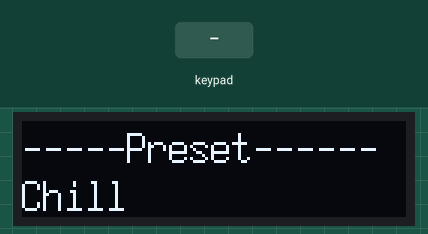
The sketch below on a simulated Arduino Leonardo, built with avr-gcc and run on an emulated ATmega32U4. Shown: 128×32 one-colour display. Inputs (shaded band) come from the test bench. What the sketch prints to the serial monitor is not drawn.

Above: at 1.2 s.
1.3 s: keypad keys 8 9 1 0 1 1 * pressed 0.4 s apart
At 5.2 s:
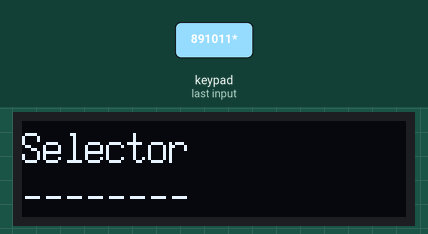
5.6 s: key '2' pressed
At 6.3 s:
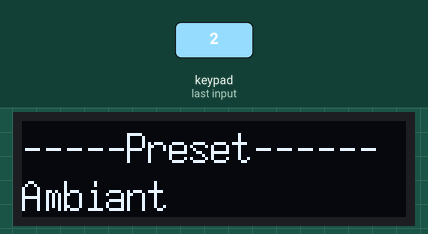
7.1 s: keypad keys 4 5 6 7 * pressed 0.4 s apart
At 9.3 s:
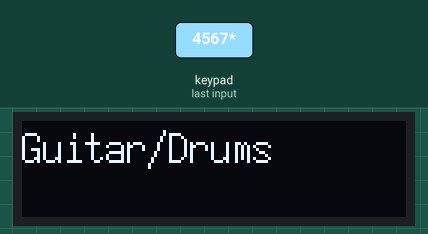
10.6 s: key '3' pressed
At 11.7 s:
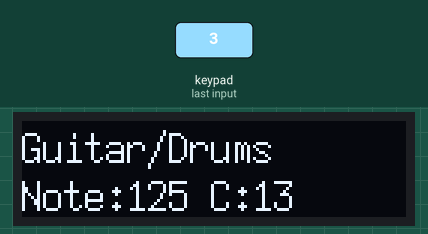
12.1 s: key '*' pressed
At 13.0 s:
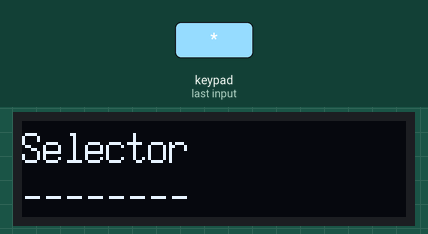
13.6 s: keypad keys 1 3 9 7 2 2 * pressed 0.4 s apart
At 16.5 s:
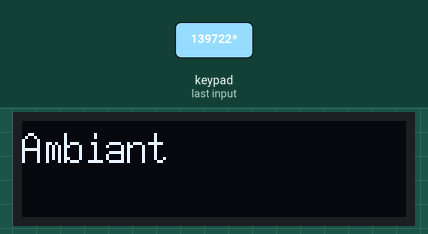
Timing chart, 0 to 18.0 s (numbered marks = the images above; inputs shaded):
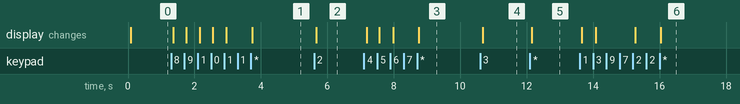

The sketch:

keypad_midi.ino
```cpp
#include "MIDIUSB.h"

/* Settings for MIDI preset */
const byte ROWS = 4; //four rows
const byte COLS = 4; //four columns
const int NB_BUTTONS = ROWS * COLS;

const int PRESET = 8;
String preset_name[PRESET] = {"Chill", "Ambiant", "Arpeggiator", "Sustain Piano", "Bells/Percs", "3xOSC", "Guitar/Drums", "MegaDelay"};
int notes[PRESET][NB_BUTTONS] = {
  {49, 45, 50, 52, 50, 55, 58, 60, 62, 63, 65, 67, 0, 62, 67, 65}, //Preset 1
  {74, 69, 67, 70, 69, 62, 71, 66, 39, 61, 59, 58, 0, 66, 60, 63}, // Preset 2
  {35, 39, 42, 45, 48, 51, 54, 57, 62, 64, 65, 67, 0, 70, 72, 77}, // Preset 3
  {50, 57, 58, 60, 62, 65, 69, 72, 74, 77, 81, 86, 0, 89, 91, 93},  //Preset A
  {60, 67, 63, 70, 62, 75, 57, 72, 63, 67, 60, 65, 0, 67, 62, 72},  //Preset 4
  {58, 60, 65, 67, 63, 72, 58, 70, 84, 86, 87, 91, 0, 96, 99, 103},  //Preset 5
  {127, 126, 125, 124, 123, 122, 121, 120, 119, 118, 117, 116, 0, 114, 113, 112},  //Preset 6
  {60, 63, 68, 65, 60, 67, 72, 70, 68, 74, 75, 77, 0, 63, 74, 7}  //Preset B
};

int channel[PRESET][NB_BUTTONS] = {
  {0, 0, 0, 0, 1, 1, 1, 1, 1, 1, 1, 1, 0, 2, 2, 2}, //Preset 1
  {3, 3, 3, 3, 4, 4, 4, 4, 4, 4, 4, 4, 0, 5, 5, 5}, //Preset 2
  {6, 6, 6, 6, 6, 6, 6, 6, 6, 6, 6, 6, 0, 6, 6, 6}, //Preset 3
  {7, 7, 7, 7, 7, 7, 7, 7, 7, 7, 7, 7, 7, 7, 7, 7}, //Preset A
  {8, 8, 8, 8, 8, 8, 8, 8, 9, 9, 9, 9, 0, 10, 10, 10}, //Preset 4
  {11, 11, 11, 11, 11, 11, 11, 11, 12, 12, 12, 12, 0, 12, 12, 12}, //Preset 5
  {13, 13, 13, 13, 13, 13, 13, 13, 13, 13, 13, 13, 0, 13, 13, 13}, //Preset 6
  {14, 14, 14, 14, 15, 15, 15, 15, 15, 15, 15, 15, 0, 15, 15, 15}, //Preset B
};

/* Keypad Init */
//https://github.com/Nullkraft/Keypad
#include <Keypad.h>
char keys[ROWS][COLS] = {
  {'1', '2', '3', 'A'},
  {'4', '5', '6', 'B'},
  {'7', '8', '9', 'C'},
  {'*', '0', '#', 'D'}
};

//Keypad pins
byte rowPins[ROWS] = {8, 9, 10, 11}; //connect to the row pinouts of the kpd
byte colPins[COLS] = {4, 5, 6, 7}; //connect to the column pinouts of the kpd
Keypad kpd = Keypad( makeKeymap(keys), rowPins, colPins, ROWS, COLS );

//Keypad state : 1 = DOWN 3 = UP (there are other state which are unused here)
unsigned int buttons_state[NB_BUTTONS] = {0, 0, 0, 0, 0, 0, 0, 0, 0, 0, 0, 0, 0, 0, 0};
bool preset_selector = false;

//Oled Display
#include <Wire.h> //I2C
#include <U8g2lib.h>
U8G2_SSD1306_128X32_UNIVISION_F_HW_I2C u8g2(U8G2_R0, /* reset=*/ U8X8_PIN_NONE);
String oled_line1;
String oled_line2;

//Preset
int selected_preset = 0;

void setup() {
  Serial.begin(115200);
  u8g2.begin();
  change_preset(selected_preset);
}

//Change preset and display it on screen
//You need to press "*" again to validate the preset
void change_preset(int preset) {
  if (preset < PRESET) {
    selected_preset = preset;
    oled_line1 = "-----Preset------";
    oled_line2 = preset_name[preset];
    printScreen();
    Serial.println(oled_line1);
    Serial.println(oled_line2);
  }
}

//Change what is written on the Oled screen using global variable
//oled_line1 and oled_line2
void printScreen() {
  //https://github.com/olikraus/u8g2/wiki/fntlist8x8
  u8g2.setFont(u8g2_font_7x14_mr);
  u8g2.firstPage();
  do {
    u8g2.setCursor(0, 14);
    u8g2.println(oled_line1);  // write something to the internal memory
    u8g2.setCursor(0, 30);
    u8g2.println(oled_line2);  // write something to the internal memory
  }
  while ( u8g2.nextPage() );
}

void loop() {
  if (kpd.getKeys()) {
    for (int i = 0; i < LIST_MAX; i++) // Scan the whole key list.
    {
      if ( kpd.key[i].stateChanged )   // Only find keys that have changed state.
      {
        buttons_state[kpd.key[i].kcode] = kpd.key[i].kstate;

        if (kpd.key[i].kstate == 1) { //DOWN
          Serial.print(kpd.key[i].kcode);
          Serial.print(":");
          Serial.println("1");

          //If key "#" is pressed
          if (kpd.key[i].kcode == 12) {
            //If preset selection is not active, we go to selection mode
            if (!preset_selector) {
              Serial.println("Selector");
              preset_selector = true;
              oled_line1 = "Selector";
              oled_line2 = "--------";
              printScreen();
            } else {
              //If preset selection is active, we return to midi mode
              Serial.println("Deselect");
              oled_line1 = preset_name[selected_preset];
              oled_line2 = "";
              printScreen();
              preset_selector = false;
            }
          } else {
            //If in selection mode we change preset
            if (preset_selector) {
              Serial.println("Change preset");
              change_preset(kpd.key[i].kcode);
            } else {
              //If in midi mode we play midi note
              key_down(kpd.key[i].kcode);
            }
          }
        }
        if (kpd.key[i].kstate == 3) { //UP
          Serial.print(kpd.key[i].kcode);
          Serial.print(":");
          Serial.println("0");
          // If key is up we send a midi note off
          key_up(kpd.key[i].kcode);
        }
      }
    }
  }
}

//Key down (pressed)
void key_down(int key) {
  noteOn(channel[selected_preset][key], notes[selected_preset][key], 100);
  //Display note and velocity on screen
  oled_line1 = preset_name[selected_preset];
  oled_line2 = "Note:" + String(notes[selected_preset][key]) + " " "C:" + String(channel[selected_preset][key]);
  printScreen();
  MidiUSB.flush();
}

//Key up (unpressed)
void key_up(int key) {
  noteOff(channel[selected_preset][key], notes[selected_preset][key], 127);
  MidiUSB.flush();
}

void noteOn(byte channel, byte pitch, byte velocity) {
  midiEventPacket_t noteOn = {0x09, 0x90 | channel, pitch, velocity};
  MidiUSB.sendMIDI(noteOn);
}

void noteOff(byte channel, byte pitch, byte velocity) {
  midiEventPacket_t noteOff = {0x08, 0x80 | channel, pitch, velocity};
  MidiUSB.sendMIDI(noteOff);
}

void controlChange(byte channel, byte control, byte value) {
  midiEventPacket_t event = {0x0B, 0xB0 | channel, control, value};
  MidiUSB.sendMIDI(event);
}
```

Measured:
- after the input at 1.3 s, the display: first changes after 0.06 s (image 1 shows a later state)
- after the input at 5.6 s, the display: changes after 0.07 s (image 2)
- after the input at 7.1 s, the display: first changes after 0.08 s (image 3 shows a later state)
- after the input at 10.6 s, the display: changes after 0.08 s (image 4)
- after the input at 12.1 s, the display: changes after 0.05 s (image 5)
- after the input at 13.6 s, the display: first changes after 0.06 s (image 6 shows a later state)
